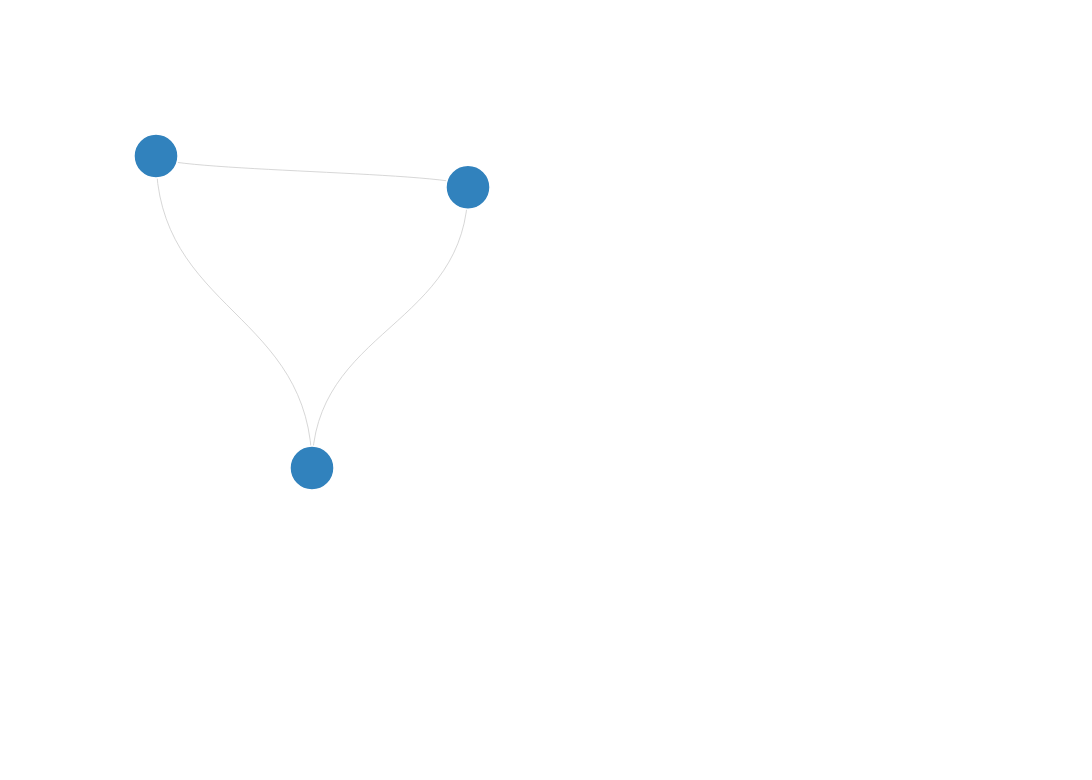

Vega-Lite specification for this chart:
### Vega specification from a JSON file in a GitHub repository (floating-point values rounded to 4 significant figures)
{"$schema": "https://vega.github.io/schema/vega/v6.json", "description": "A node-link diagram with force-directed layout, depicting character co-occurrence in the novel Les Misérables.", "width": 700, "height": 500, "padding": 0, "autosize": "none", "signals": [{"name": "cx", "update": "width / 2"}, {"name": "cy", "update": "height / 2"}, {"name": "nodeRadius", "value": 20}], "data": [{"name": "node-data", "values": [{"id": "A", "x": 100, "y": 100}, {"id": "B", "x": 300, "y": 120}, {"id": "C", "x": 200, "y": 300}]}, {"name": "link-data", "values": [{"source": "A", "target": "B"}, {"source": "B", "target": "C"}, {"source": "A", "target": "C"}], "transform": [{"type": "lookup", "from": "node-data", "key": "id", "fields": ["source"], "as": ["sourceNode"]}, {"type": "lookup", "from": "node-data", "key": "id", "fields": ["target"], "as": ["targetNode"]}]}], "scales": [{"name": "color", "type": "ordinal", "domain": {"data": "node-data", "field": "group"}, "range": {"scheme": "category20c"}}], "marks": [{"name": "nodes", "type": "symbol", "zindex": 1, "from": {"data": "node-data"}, "encode": {"enter": {"x": {"field": "x"}, "y": {"field": "y"}, "fill": {"scale": "color", "field": "group"}, "stroke": {"value": "white"}}, "update": {"size": {"signal": "2 * nodeRadius * nodeRadius"}, "cursor": {"value": "pointer"}}}}, {"type": "path", "from": {"data": "link-data"}, "interactive": false, "encode": {"update": {"stroke": {"value": "#ccc"}, "strokeWidth": {"value": 0.5}}}, "transform": [{"type": "linkpath", "shape": "diagonal", "orient": "vertical", "sourceX": "datum.sourceNode.x", "sourceY": "datum.sourceNode.y", "targetX": "datum.targetNode.x", "targetY": "datum.targetNode.y"}]}]}
